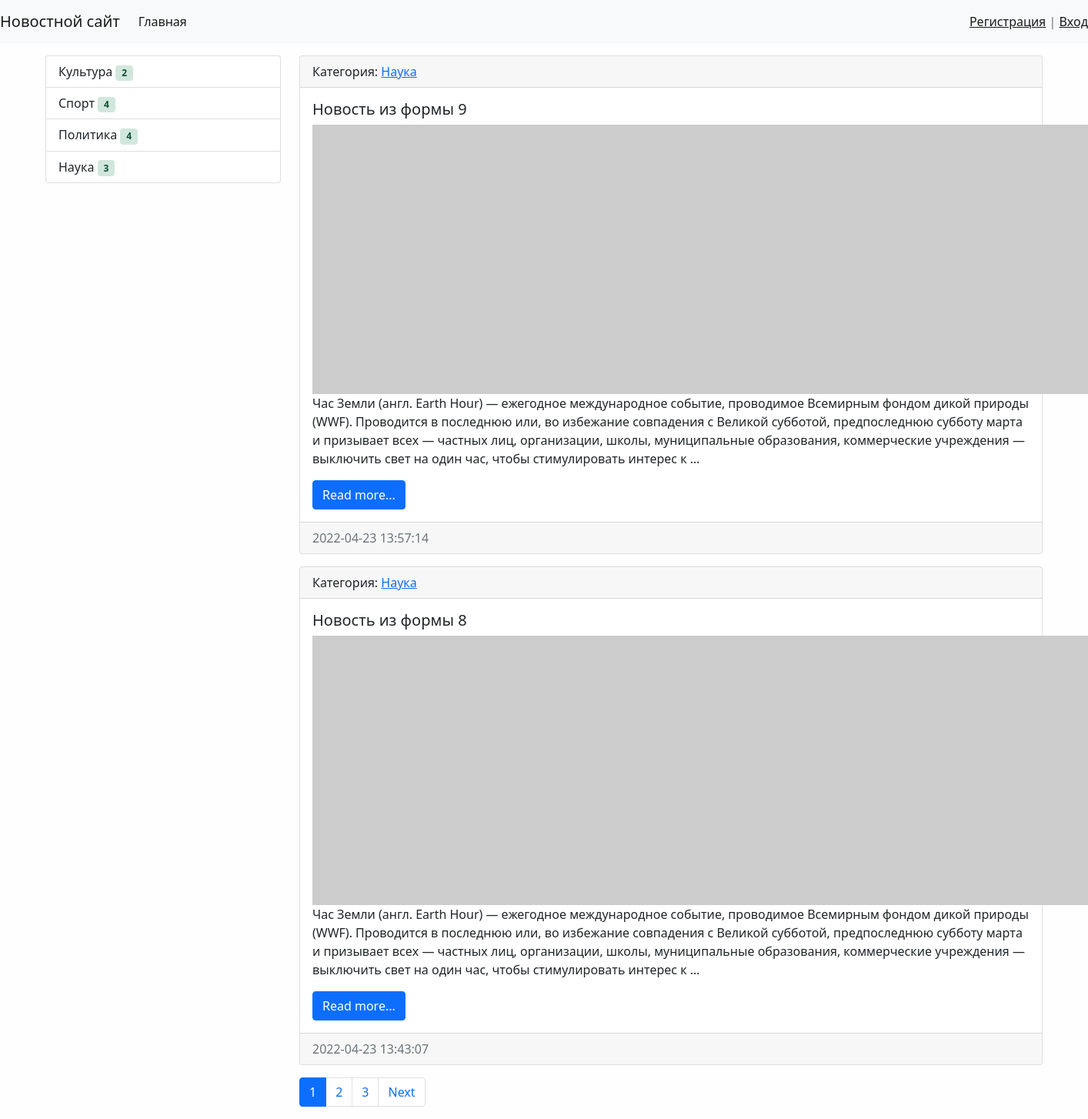
The page / on the database its author committed.
### news/models.py (models this page shows, shortened)
class Category(models.Model):
    title = models.CharField(max_length=150, db_index=True, verbose_name='Наименование категории')
    def get_absolute_url(self):
        return reverse('category', kwargs={"category_id": self.pk})
    def __str__(self):
        return self.title
    class Meta:
        verbose_name = 'Категория'  # наименование модели в единственном числе
        verbose_name_plural = 'Категории'
        ordering = ['title']

class News(models.Model):
    title = models.CharField(max_length=150, verbose_name='Наименование')
    content = models.TextField(blank=True, verbose_name='Контент')
    created_at = models.DateTimeField(auto_now_add=True, verbose_name='Дата публикации')
    updated_at = models.DateTimeField(auto_now=True, verbose_name='Обновлено')
    photo = models.ImageField(upload_to='photos/%Y/%m/%d/', verbose_name='Фото', blank=True)
    is_published = models.BooleanField(default=True, verbose_name='Опубликовано')
    category = models.ForeignKey('Category', on_delete=models.PROTECT, verbose_name='Категория')
    views = models.IntegerField(default=0)
    def get_absolute_url(self):
        return reverse('view_news', kwargs={"pk": self.pk})
    class Meta:
        verbose_name = 'Новость'  # наименование модели в единственном числе
        verbose_name_plural = 'Новости'
        ordering = ['-created_at']

### news/views.py (the view)
# urls.py: path('', HomeNews.as_view(), name='home'),
class HomeNews(ListView, MyMixin):
    model = News  # буквально аналог строки news = News.objects.all()
    template_name = 'news/home_news_list.html'
    context_object_name = 'news'
    mixin_prop = ''
    paginate_by = 2
    def get_context_data(self, *, object_list=None, **kwargs):
        context = super().get_context_data(**kwargs)
        context['title'] = self.get_upper('Главная страница')
        context['mixin_prop'] = self.get_prop()
        return context
    def get_queryset(self):
        return News.objects.filter(is_published=True).select_related('category')

### news/templatetags/news_tags.py (called while the page is built)
@register.inclusion_tag('news/list_categories.html')
def show_categories():
    categories = Category.objects.annotate(cnt=Count('news', filter=F('news__is_published'))).filter(cnt__gt=0)
    return {'categories': categories}

### news/utils.py (called while the page is built)
    def get_prop(self):
        return self.mixin_prop.upper()

    def get_upper(self, s):
        if isinstance(s, str):
            return s.upper()
        else:
            return s.title.upper()

### news/templates/news/home_news_list.html (shortened to what this page needs)
{% extends 'base.html' %}
{% block sidebar %}
{% include 'inc/_sidebar.html' %}
{% endblock %}
{% block content %}
{% for item in news %}
<div class="card mb-3">
    <div class="card-header">
        Категория: <a href="{{ item.category.get_absolute_url }}"> {{ item.category }} </a>
    </div>
    <div class="card-body">
        <div class="media">
            <h5 class="card-title">{{ item.title }}</h5>
            {% if item.photo %}
            <img src="{{ item.photo.url }}" alt="" width="350" class="mr-3">
            {% else %}
            <img src="https://picsum.photos/id/1060/350/320/?blur=2" alt="">
            {% endif %}
            <div class="media-body">
                <p class="card-text">{{ item.content|safe|truncatewords:50 }}</p>
                <a href="{{ item.get_absolute_url }}" class="btn btn-primary">Read more...</a>
            </div>
        </div>
    </div>
    <div class="card-footer text-muted">
        {{ item.created_at|date:"Y-m-d H:i:s" }}
    </div>
</div>
{% empty %}
Oops...
{% endfor %}
{% endblock %}

### templates/base.html (shortened to what this page needs)
<!doctype html>
{% load static %}
<html lang="en">
<head>
    <link rel="stylesheet" href="{% static 'bootstrap/css/bootstrap.min.css' %}">
    <link rel="stylesheet" href="{% static 'css/style.css' %}">
</head>
<body>
{% include 'inc/_nav.html' %}
<div class="container mt-3">
    <div class="row">
        <div class="col-md-3">
            {% block sidebar %}SIDEBAR{% endblock %}
        </div>
        <div class="col-md-9">
            {% block content %}CONTENT{% endblock %}
            {% if page_obj.has_other_pages %}
            <nav aria-label="...">
                <ul class="pagination">
                    {% for p in page_obj.paginator.page_range %}
                    {% if page_obj.number == p %}
                    <li class="page-item active" aria-current="page">
                        <a class="page-link" href="?page={{ p }}">{{ p }}</a>
                    </li>
                    {% elif p > page_obj.number|add:-3 and p < page_obj.number|add:3 %}
                    <li class="page-item">
                        <a class="page-link" href="?page={{ p }}">{{ p }}</a>
                    </li>
                    {% endif %}
                    {% endfor %}
                    {% if page_obj.has_next %}
                    <li class="page-item">
                        <a class="page-link" href="?page={{ page_obj.next_page_number }}">Next</a>
                    </li>
                    {% endif %}
                </ul>
            </nav>
            {% endif %}
        </div>
    </div>
</div>
</body>
</html>

### templates/inc/_nav.html (shortened to what this page needs)
<nav class="navbar navbar-expand-lg navbar-light bg-light">
    <a class="navbar-brand" href="{% url 'home' %}">Новостной сайт</a>
    <div class="collapse navbar-collapse" id="navbarSupportedContent">
        <ul class="navbar-nav me-auto mb-2 mb-lg-0">
            <li class="nav-item"><a class="nav-link active" aria-current="page" href="{% url 'home' %}">Главная</a></li>
        </ul>
        <span class="navbar-text">
            {% if request.user.is_authenticated %}
            Вы вошли под именем {{ user.username }} | <a href="{% url 'logout' %}">Выход</a>
            {% else %}
            <a href="{% url 'register' %}">Регистрация</a> | <a href="{% url 'login' %}">Вход</a>
            {% endif %}
        </span>
    </div>
</nav>

### templates/inc/_sidebar.html (shortened to what this page needs)
{% load news_tags %}
{% show_categories %}

### news/templates/news/list_categories.html
<div class="list-group">
    {% for item in categories %}
    <a href="{{ item.get_absolute_url }}" class="list-group-item
                 list-group-item-action">{{ item.title }}
        <span class="badge badge-primary badge-pill alert-success">{{ item.cnt }}</span>
    </a>
    {% endfor %}
</div>

### mysite/static/css/style.css (style rules this page uses)
body { background-color: #fefefe; }

### rows shown on the page
Category: title "Культура", cnt "2"
Category: title "Спорт", cnt "4"
Category: title "Политика", cnt "4"
Category: title "Наука", cnt "3"
News: category "Наука", title "Новость из формы 9", content "Час Земли (англ. Earth Hour) — ежегодное международное событие, проводимое Всемирным фондом дикой природы (WWF). Проводится в последнюю или, во избежание совпадения с Великой субботой, предпоследнюю субботу марта и призывает всех — частных лиц, организации, школы, муниципальные образования, коммерческие учреждения — выключить свет на один час, чтобы стимулировать интерес к …", created_at "2022-04-23 13:57:14"
News: category "Наука", title "Новость из формы 8", content "Час Земли (англ. Earth Hour) — ежегодное международное событие, проводимое Всемирным фондом дикой природы (WWF). Проводится в последнюю или, во избежание совпадения с Великой субботой, предпоследнюю субботу марта и призывает всех — частных лиц, организации, школы, муниципальные образования, коммерческие учреждения — выключить свет на один час, чтобы стимулировать интерес к …", created_at "2022-04-23 13:43:07"

### other values the page prints
{{ p }} "1"
{{ p }} "2" "3"
